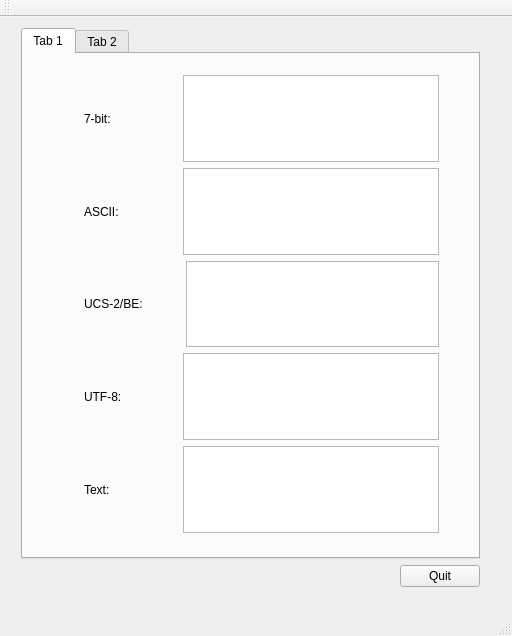
<?xml version="1.0" encoding="UTF-8"?>
<ui version="4.0">
 <class>MainWindow</class>
 <widget class="QMainWindow" name="MainWindow">
  <property name="geometry">
   <rect>
    <x>0</x>
    <y>0</y>
    <width>512</width>
    <height>636</height>
   </rect>
  </property>
  <property name="windowTitle">
   <string>MainWindow</string>
  </property>
  <widget class="QWidget" name="centralWidget">
   <widget class="QWidget" name="layoutWidget">
    <property name="geometry">
     <rect>
      <x>10</x>
      <y>0</y>
      <width>481</width>
      <height>581</height>
     </rect>
    </property>
    <layout class="QVBoxLayout" name="verticalLayout_2">
     <item>
      <widget class="QTabWidget" name="tabWidget">
       <property name="currentIndex">
        <number>0</number>
       </property>
       <widget class="QWidget" name="tab">
        <attribute name="title">
         <string>Tab 1</string>
        </attribute>
        <widget class="QWidget" name="layoutWidget">
         <property name="geometry">
          <rect>
           <x>50</x>
           <y>10</y>
           <width>377</width>
           <height>480</height>
          </rect>
         </property>
         <layout class="QVBoxLayout" name="verticalLayout">
          <item>
           <layout class="QHBoxLayout" name="horizontalLayout">
            <item>
             <widget class="QLabel" name="label">
              <property name="text">
               <string>7-bit:</string>
              </property>
             </widget>
            </item>
            <item>
             <spacer name="horizontalSpacer">
              <property name="orientation">
               <enum>Qt::Horizontal</enum>
              </property>
              <property name="sizeHint" stdset="0">
               <size>
                <width>40</width>
                <height>20</height>
               </size>
              </property>
             </spacer>
            </item>
            <item>
             <widget class="QTextEdit" name="bit7TextEdit">
              <property name="toolTip">
               <string>7-bit (SMS default alphabet) text, 160 char max.</string>
              </property>
             </widget>
            </item>
           </layout>
          </item>
          <item>
           <spacer name="verticalSpacer">
            <property name="orientation">
             <enum>Qt::Vertical</enum>
            </property>
            <property name="sizeHint" stdset="0">
             <size>
              <width>20</width>
              <height>40</height>
             </size>
            </property>
           </spacer>
          </item>
          <item>
           <layout class="QHBoxLayout" name="horizontalLayout_2">
            <item>
             <widget class="QLabel" name="label_2">
              <property name="text">
               <string>ASCII:</string>
              </property>
             </widget>
            </item>
            <item>
             <spacer name="horizontalSpacer_2">
              <property name="orientation">
               <enum>Qt::Horizontal</enum>
              </property>
              <property name="sizeHint" stdset="0">
               <size>
                <width>40</width>
                <height>20</height>
               </size>
              </property>
             </spacer>
            </item>
            <item>
             <widget class="QTextEdit" name="ASCIItextEdit"/>
            </item>
           </layout>
          </item>
          <item>
           <spacer name="verticalSpacer_2">
            <property name="orientation">
             <enum>Qt::Vertical</enum>
            </property>
            <property name="sizeHint" stdset="0">
             <size>
              <width>20</width>
              <height>40</height>
             </size>
            </property>
           </spacer>
          </item>
          <item>
           <layout class="QHBoxLayout" name="horizontalLayout_3">
            <item>
             <widget class="QLabel" name="label_3">
              <property name="text">
               <string>UCS-2/BE:</string>
              </property>
             </widget>
            </item>
            <item>
             <spacer name="horizontalSpacer_3">
              <property name="orientation">
               <enum>Qt::Horizontal</enum>
              </property>
              <property name="sizeHint" stdset="0">
               <size>
                <width>40</width>
                <height>20</height>
               </size>
              </property>
             </spacer>
            </item>
            <item>
             <widget class="QTextEdit" name="UCStextEdit"/>
            </item>
           </layout>
          </item>
          <item>
           <spacer name="verticalSpacer_3">
            <property name="orientation">
             <enum>Qt::Vertical</enum>
            </property>
            <property name="sizeHint" stdset="0">
             <size>
              <width>20</width>
              <height>40</height>
             </size>
            </property>
           </spacer>
          </item>
          <item>
           <layout class="QHBoxLayout" name="horizontalLayout_4">
            <item>
             <widget class="QLabel" name="label_4">
              <property name="text">
               <string>UTF-8:</string>
              </property>
             </widget>
            </item>
            <item>
             <spacer name="horizontalSpacer_4">
              <property name="orientation">
               <enum>Qt::Horizontal</enum>
              </property>
              <property name="sizeHint" stdset="0">
               <size>
                <width>40</width>
                <height>20</height>
               </size>
              </property>
             </spacer>
            </item>
            <item>
             <widget class="QTextEdit" name="UTF8textEdit"/>
            </item>
           </layout>
          </item>
          <item>
           <spacer name="verticalSpacer_4">
            <property name="orientation">
             <enum>Qt::Vertical</enum>
            </property>
            <property name="sizeHint" stdset="0">
             <size>
              <width>20</width>
              <height>40</height>
             </size>
            </property>
           </spacer>
          </item>
          <item>
           <layout class="QHBoxLayout" name="horizontalLayout_5">
            <item>
             <widget class="QLabel" name="label_5">
              <property name="text">
               <string>Text:</string>
              </property>
             </widget>
            </item>
            <item>
             <spacer name="horizontalSpacer_5">
              <property name="orientation">
               <enum>Qt::Horizontal</enum>
              </property>
              <property name="sizeHint" stdset="0">
               <size>
                <width>40</width>
                <height>20</height>
               </size>
              </property>
             </spacer>
            </item>
            <item>
             <widget class="QTextEdit" name="textEdit"/>
            </item>
           </layout>
          </item>
         </layout>
        </widget>
       </widget>
       <widget class="QWidget" name="tab_2">
        <attribute name="title">
         <string>Tab 2</string>
        </attribute>
       </widget>
      </widget>
     </item>
     <item>
      <layout class="QHBoxLayout" name="horizontalLayout_6">
       <item>
        <spacer name="horizontalSpacer_6">
         <property name="orientation">
          <enum>Qt::Horizontal</enum>
         </property>
         <property name="sizeHint" stdset="0">
          <size>
           <width>40</width>
           <height>20</height>
          </size>
         </property>
        </spacer>
       </item>
       <item>
        <widget class="QPushButton" name="pushButton">
         <property name="text">
          <string>Quit</string>
         </property>
        </widget>
       </item>
      </layout>
     </item>
    </layout>
   </widget>
  </widget>
  <widget class="QMenuBar" name="menuBar">
   <property name="geometry">
    <rect>
     <x>0</x>
     <y>0</y>
     <width>512</width>
     <height>23</height>
    </rect>
   </property>
  </widget>
  <widget class="QToolBar" name="mainToolBar">
   <attribute name="toolBarArea">
    <enum>TopToolBarArea</enum>
   </attribute>
   <attribute name="toolBarBreak">
    <bool>false</bool>
   </attribute>
  </widget>
  <widget class="QStatusBar" name="statusBar"/>
 </widget>
 <layoutdefault spacing="6" margin="11"/>
 <resources/>
 <connections>
  <connection>
   <sender>pushButton</sender>
   <signal>clicked()</signal>
   <receiver>MainWindow</receiver>
   <slot>close()</slot>
   <hints>
    <hint type="sourcelabel">
     <x>409</x>
     <y>602</y>
    </hint>
    <hint type="destinationlabel">
     <x>361</x>
     <y>598</y>
    </hint>
   </hints>
  </connection>
 </connections>
</ui>
